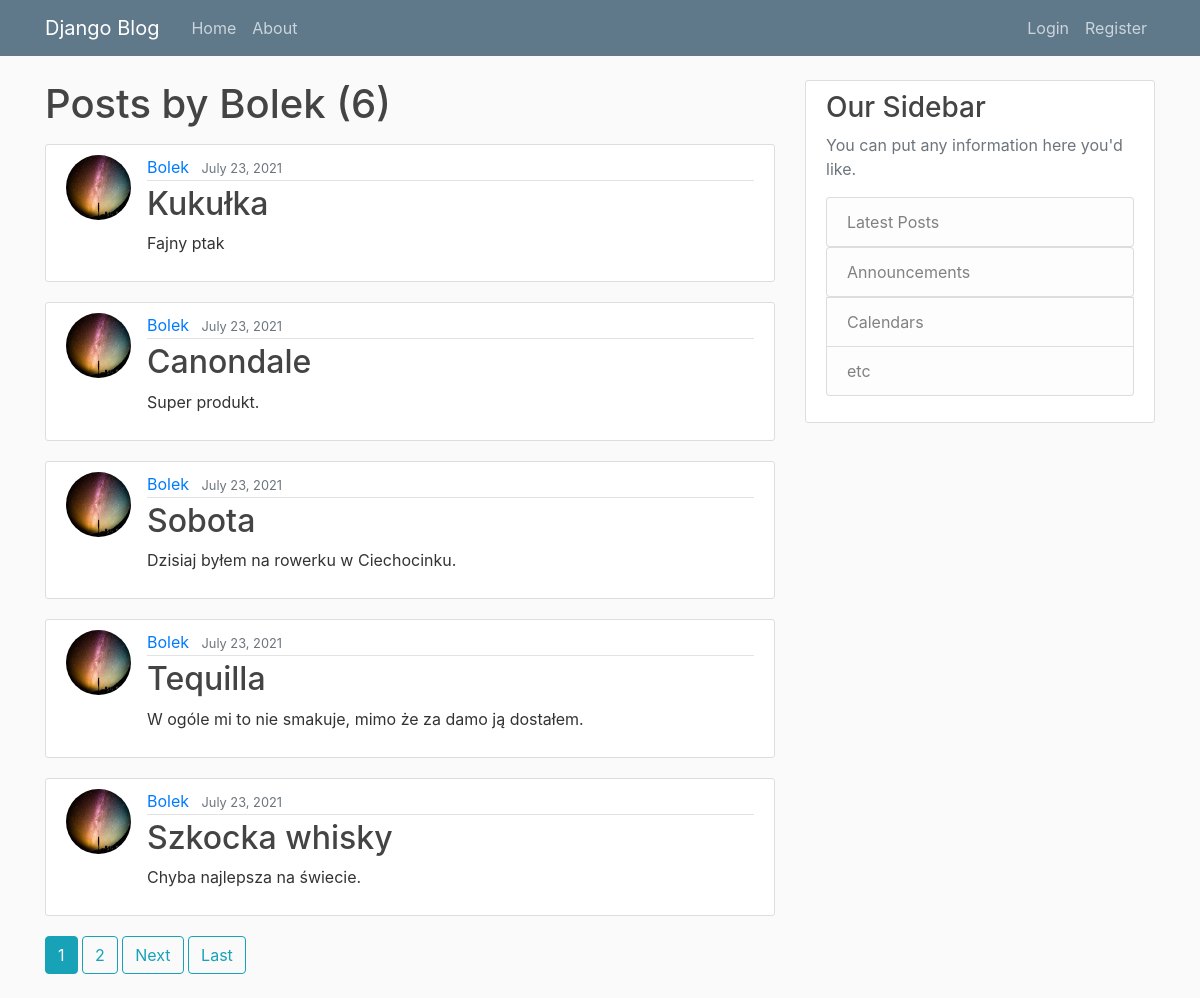
The page /user/Bolek on the database its author committed.
### blog/models.py (models this page shows, shortened)
class Post(models.Model):
    title = models.CharField(max_length=100)
    content = models.TextField()
    date_posted = models.DateTimeField(default=timezone.now)
    author = models.ForeignKey(User,on_delete=models.CASCADE)

### users/models.py (models this page shows, shortened)
class Profile(models.Model):
    user = models.OneToOneField(User, on_delete=models.CASCADE)
    image = models.ImageField(default='default.jpg', upload_to='profile_images')

### blog/views.py (the view)
# urls.py: path('user/<str:username>', UserPostListView.as_view(), name='user-posts'),
class UserPostListView(ListView):
    model = Post
    template_name = 'blog/user_posts.html'
    context_object_name = 'posts'
    paginate_by = 5
    def get_queryset(self):
        user = get_object_or_404(User, username=self.kwargs.get('username'))
        return Post.objects.filter(author=user).order_by('-date_posted')

### blog/templates/blog/user_posts.html (shortened to what this page needs)
{% extends "blog/base.html" %}
{% block content %}
    <h1 class="mb-3">Posts by {{ view.kwargs.username }} ({{ page_obj.paginator.count }})</h1>
{%  for post in posts %}
    <article class="media content-section">
        <img class="rounded-circle article-img" src="{{ post.author.profile.image.url }}">
        <div class="media-body">
            <div class="article-metadata">
                <a class="mr-2" href="{% url 'user-posts' post.author.username %}">{{ post.author }}</a>
                <small class="text-muted">{{ post.date_posted|date:"F d, Y" }}</small>
            </div>
            <h2><a class="article-title" href="{% url 'post-detail' post.id %}">{{ post.title }}</a></h2>
            <p class=" article-content">{{ post.content }}</p>
        </div>
    </article>
{%  endfor %}
    {% if is_paginated %}
        {% for num in page_obj.paginator.page_range %}
            {% if page_obj.number == num %}
                <a href="?page={{ num }}" class="btn btn-info mb-4">{{ num }}</a>
            {% elif num > page_obj.number|add:'-3' and num < page_obj.number|add:'3'%}
                <a href="?page={{ num }}" class="btn btn-outline-info mb-4">{{ num }}</a>
            {% endif %}
        {% endfor %}
        {% if page_obj.has_next %}
            <a href="?page={{ page_obj.next_page_number }}" class="btn btn-outline-info mb-4">Next</a>
            <a href="?page={{ page_obj.paginator.num_pages }}" class="btn btn-outline-info mb-4">Last</a>
        {% endif %}
    {% endif %}
{%  endblock content %}

### blog/static/blog/main.css (style rules this page uses)
body { background: #fafafa; color: #333333; margin-top: 5rem; }
h1, h2, h3, h4, h5, h6 { color: #444444; }
.content-section { background: #ffffff; padding: 10px 20px; border: 1px solid #dddddd; border-radius: 3px; margin-bottom: 20px; }
.article-title { color: #444444; }
.article-content { white-space: pre-line; }
.article-img { height: 65px; width: 65px; margin-right: 16px; }
.article-metadata { padding-bottom: 1px; margin-bottom: 4px; border-bottom: 1px solid #e3e3e3 }

### rows shown on the page
Post: author.profile.image (picture), author "Bolek", date_posted "July 23, 2021", title "Kukułka", content "Fajny ptak"
Post: author.profile.image (picture), author "Bolek", date_posted "July 23, 2021", title "Canondale", content "Super produkt."
Post: author.profile.image (picture), author "Bolek", date_posted "July 23, 2021", title "Sobota", content "Dzisiaj byłem na rowerku w Ciechocinku."
Post: author.profile.image (picture), author "Bolek", date_posted "July 23, 2021", title "Tequilla", content "W ogóle mi to nie smakuje, mimo że za damo ją dostałem."
Post: author.profile.image (picture), author "Bolek", date_posted "July 23, 2021", title "Szkocka whisky", content "Chyba najlepsza na świecie."

### other values the page prints
{{ view.kwargs.username }} "Bolek"
{{ page_obj.paginator.count }} "6"
{{ num }} "1"
{{ num }} "2"
